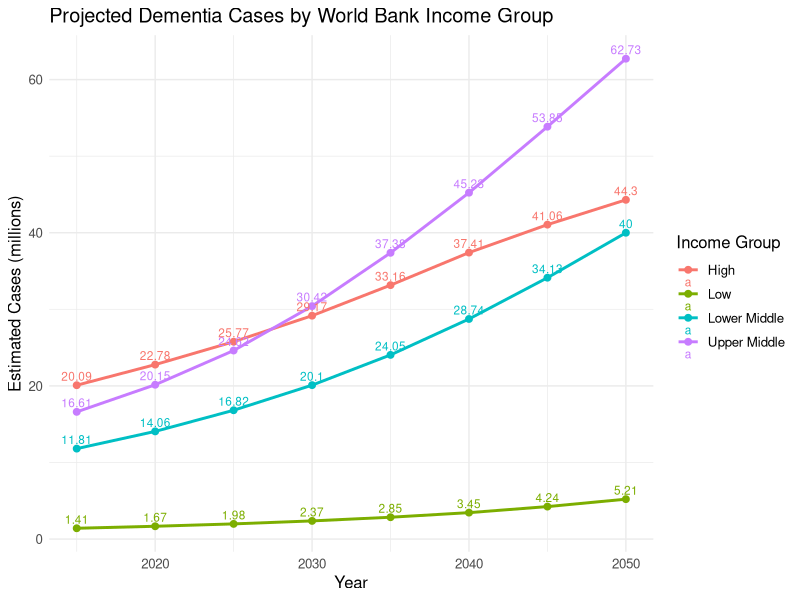

R code for this plot:
library(ggplot2)

# Create data frame
dementia_data <- data.frame(
  Year = rep(c(2015, 2020, 2025, 2030, 2035, 2040, 2045, 2050), times = 4),
  Income_Group = rep(c("Low", "Lower Middle", "Upper Middle", "High"), each = 8),
  Cases = c(
    1.41, 1.67, 1.98, 2.37, 2.85, 3.45, 4.24, 5.21,  # Low income
    11.81, 14.06, 16.82, 20.10, 24.05, 28.74, 34.13, 40.00,  # Lower middle income
    16.61, 20.15, 24.62, 30.42, 37.38, 45.23, 53.85, 62.73,  # Upper middle income
    20.09, 22.78, 25.77, 29.17, 33.16, 37.41, 41.06, 44.30   # High income
  )
)

# Plot the data
ggplot(dementia_data, aes(x = Year, y = Cases, color = Income_Group)) +
  geom_line(size = 1) +
  geom_point(size = 2) +
  geom_text(aes(label = Cases), vjust = -0.5, size = 3) +
  labs(
    title = "Projected Dementia Cases by World Bank Income Group",
    x = "Year",
    y = "Estimated Cases (millions)",
    color = "Income Group"
  ) +
  theme_minimal() +
  theme(text = element_text(size = 12))
